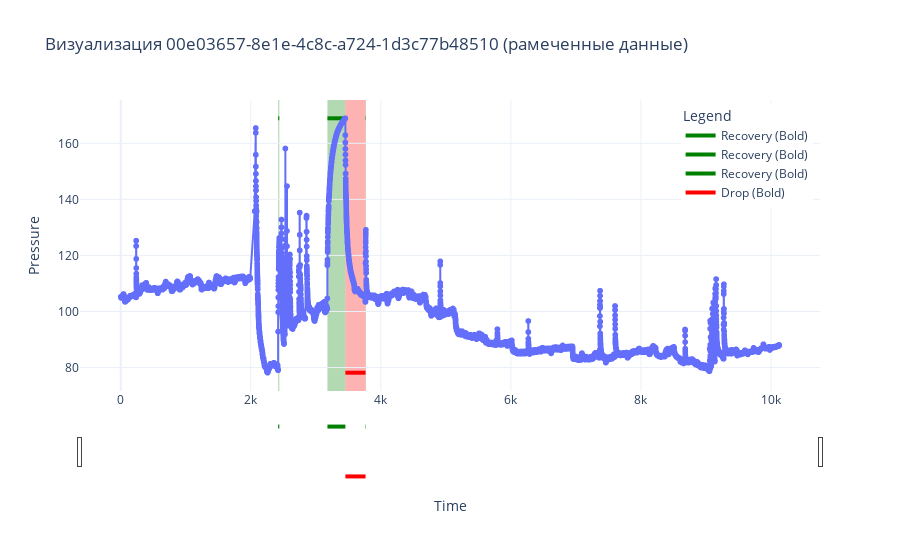

The code cell stored with this chart in its notebook:
### Markdown cell above
#### Анализ графиков

### Code cell
plot_annotated_data(df, gt_df, selected_file)

### Figure 1 — Plotly figure (JSON) as saved in the notebook; plotly's stock layout.template omitted (floating-point values rounded to 4 significant figures; data arrays with more than 128 entries replaced by an {"elided": "..."} marker saying what was removed)
{"data": [{"hovertemplate": "time=%{x}<br>pressure=%{y}<extra></extra>", "legendgroup": "", "line": {"color": "#636efa", "dash": "solid"}, "marker": {"symbol": "circle"}, "mode": "lines+markers", "name": "", "showlegend": false, "type": "scattergl", "x": {"elided": "31002 float values"}, "xaxis": "x", "y": {"elided": "31002 float values"}, "yaxis": "y"}, {"line": {"color": "green", "width": 4}, "mode": "lines", "name": "Recovery (Bold)", "type": "scatter", "x": [2421.0, 2438.0], "y": [168.9, 168.9]}, {"line": {"color": "green", "width": 4}, "mode": "lines", "name": "Recovery (Bold)", "type": "scatter", "x": [3179.0, 3455.0], "y": [168.9, 168.9]}, {"line": {"color": "green", "width": 4}, "mode": "lines", "name": "Recovery (Bold)", "type": "scatter", "x": [3765.0, 3771.0], "y": [168.9, 168.9]}, {"line": {"color": "red", "width": 4}, "mode": "lines", "name": "Drop (Bold)", "type": "scatter", "x": [3455.0, 3765.0], "y": [78.16, 78.16]}], "layout": {"legend": {"title": {"text": "Legend"}, "tracegroupgap": 0, "x": 0.99, "xanchor": "right", "y": 0.99, "yanchor": "top"}, "shapes": [{"fillcolor": "green", "layer": "below", "line": {"width": 0}, "name": "Recovery", "opacity": 0.3, "type": "rect", "x0": 2421.0, "x1": 2438.0, "xref": "x", "y0": 0, "y1": 1, "yref": "y domain"}, {"fillcolor": "green", "layer": "below", "line": {"width": 0}, "name": "Recovery", "opacity": 0.3, "type": "rect", "x0": 3179.0, "x1": 3455.0, "xref": "x", "y0": 0, "y1": 1, "yref": "y domain"}, {"fillcolor": "green", "layer": "below", "line": {"width": 0}, "name": "Recovery", "opacity": 0.3, "type": "rect", "x0": 3765.0, "x1": 3771.0, "xref": "x", "y0": 0, "y1": 1, "yref": "y domain"}, {"fillcolor": "red", "layer": "below", "line": {"width": 0}, "name": "Drop", "opacity": 0.3, "type": "rect", "x0": 3455.0, "x1": 3765.0, "xref": "x", "y0": 0, "y1": 1, "yref": "y domain"}], "title": {"text": "Визуализация 00e03657-8e1e-4c8c-a724-1d3c77b48510 (рамеченные данные)"}, "xaxis": {"anchor": "y", "domain": [0, 1], "rangeslider": {"visible": true}, "title": {"text": "Time"}, "type": "linear"}, "yaxis": {"anchor": "x", "domain": [0, 1], "fixedrange": false, "title": {"text": "Pressure"}}}}
